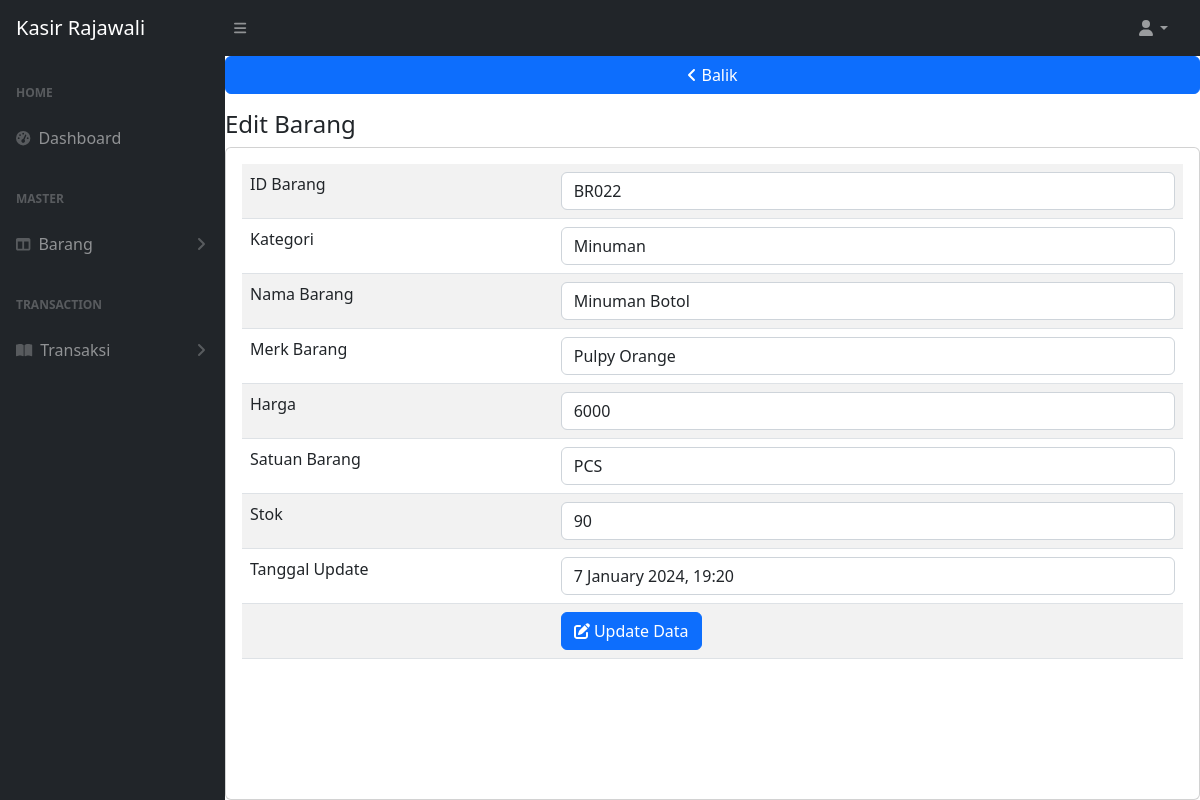
/index.php?page=barang/edit&barang=BR022 (signed in), run on the app's committed database.
### tables this page shows
CREATE TABLE `barang` (
  `id` int(11) NOT NULL,
  `id_barang` varchar(255) NOT NULL,
  `id_kategori` int(11) NOT NULL,
  `nama_barang` text NOT NULL,
  `merk` varchar(255) NOT NULL,
  `harga` varchar(255) NOT NULL,
  `satuan_barang` varchar(255) NOT NULL,
  `stok` text NOT NULL,
  `tgl_input` varchar(255) NOT NULL,
  `tgl_update` varchar(255) DEFAULT NULL
);

CREATE TABLE `kategori` (
  `id_kategori` int(11) NOT NULL,
  `nama_kategori` varchar(255) NOT NULL,
  `tgl_input` varchar(255) NOT NULL
);

### fungsi/view/view.php (called while the page is built, shortened)
<?php
class view
{
    protected $db;
    public function __construct($db)
    {
        $this->db = $db;
    }
    public function kategori()
    {
        $sql = "select*from kategori";
        $row = $this-> db -> prepare($sql);
        $row -> execute();
        $hasil = $row -> fetchAll();
        return $hasil;
    }
    public function barang_edit($id)
    {
        $sql = "select barang.*, kategori.id_kategori, kategori.nama_kategori
                from barang inner join kategori on barang.id_kategori = kategori.id_kategori
                where id_barang=?";
        $row = $this-> db -> prepare($sql);
        $row -> execute(array($id));
        $hasil = $row -> fetch();
        return $hasil;
    }
}

### admin/module/barang/edit/index.php (the view, shortened to what this page needs)
 <?php
	$id = $_GET['barang'];
	$hasil = $lihat -> barang_edit($id);
?>
 <a href="index.php?page=barang" class="btn btn-primary mb-3"><i class="fa fa-angle-left"></i> Balik </a>
 <h4>Edit Barang</h4>
<div class="card card-body">
	<div class="table-responsive">
		<table class="table table-striped">
			<form action="fungsi/edit/edit.php?barang=edit" method="POST">
				<tr>
					<td>ID Barang</td>
					<td><input type="text" readonly="readonly" class="form-control" value="<?php echo $hasil['id_barang'];?>"
							name="id"></td>
				</tr>
				<tr>
					<td>Kategori</td>
					<td>
						<select name="kategori" class="form-control">
							<option value="<?php echo $hasil['id_kategori'];?>"><?php echo $hasil['nama_kategori'];?></option>
							<?php  $kat = $lihat -> kategori(); foreach($kat as $isi){ 	?>
							<option value="<?php echo $isi['id_kategori'];?>"><?php echo $isi['nama_kategori'];?></option>
							<?php }?>
						</select>
					</td>
				</tr>
				<tr>
					<td>Nama Barang</td>
					<td><input type="text" class="form-control" value="<?php echo $hasil['nama_barang'];?>" name="nama"></td>
				</tr>
				<tr>
					<td>Merk Barang</td>
					<td><input type="text" class="form-control" value="<?php echo $hasil['merk'];?>" name="merk"></td>
				</tr>
				<tr>
					<td>Harga</td>
					<td><input type="number" class="form-control" value="<?php echo $hasil['harga'];?>" name="jual"></td>
				</tr>
				<tr>
					<td>Satuan Barang</td>
					<td>
						<select name="satuan" class="form-control">
							<option value="<?php echo $hasil['satuan_barang'];?>"><?php echo $hasil['satuan_barang'];?>
							</option>
						</select>
					</td>
				</tr>
				<tr>
					<td>Stok</td>
					<td><input type="number" class="form-control" value="<?php echo $hasil['stok'];?>" name="stok"></td>
				</tr>
				<tr>
					<td>Tanggal Update</td>
					<td><input type="text" readonly="readonly" class="form-control" value="<?php echo  date("j F Y, G:i");?>"
							name="tgl"></td>
				</tr>
				<tr>
					<td></td>
					<td><button class="btn btn-primary"><i class="fa fa-edit"></i> Update Data</button></td>
				</tr>
			</form>
		</table>
	</div>
</div>

### sb-admin/css/login.css (style rules this page uses)
body { margin:0; }

### data on the page
barang: id "BR022", kategori "Minuman", nama "Minuman Botol", merk "Pulpy Orange", jual "6000", satuan "PCS", stok "90"
